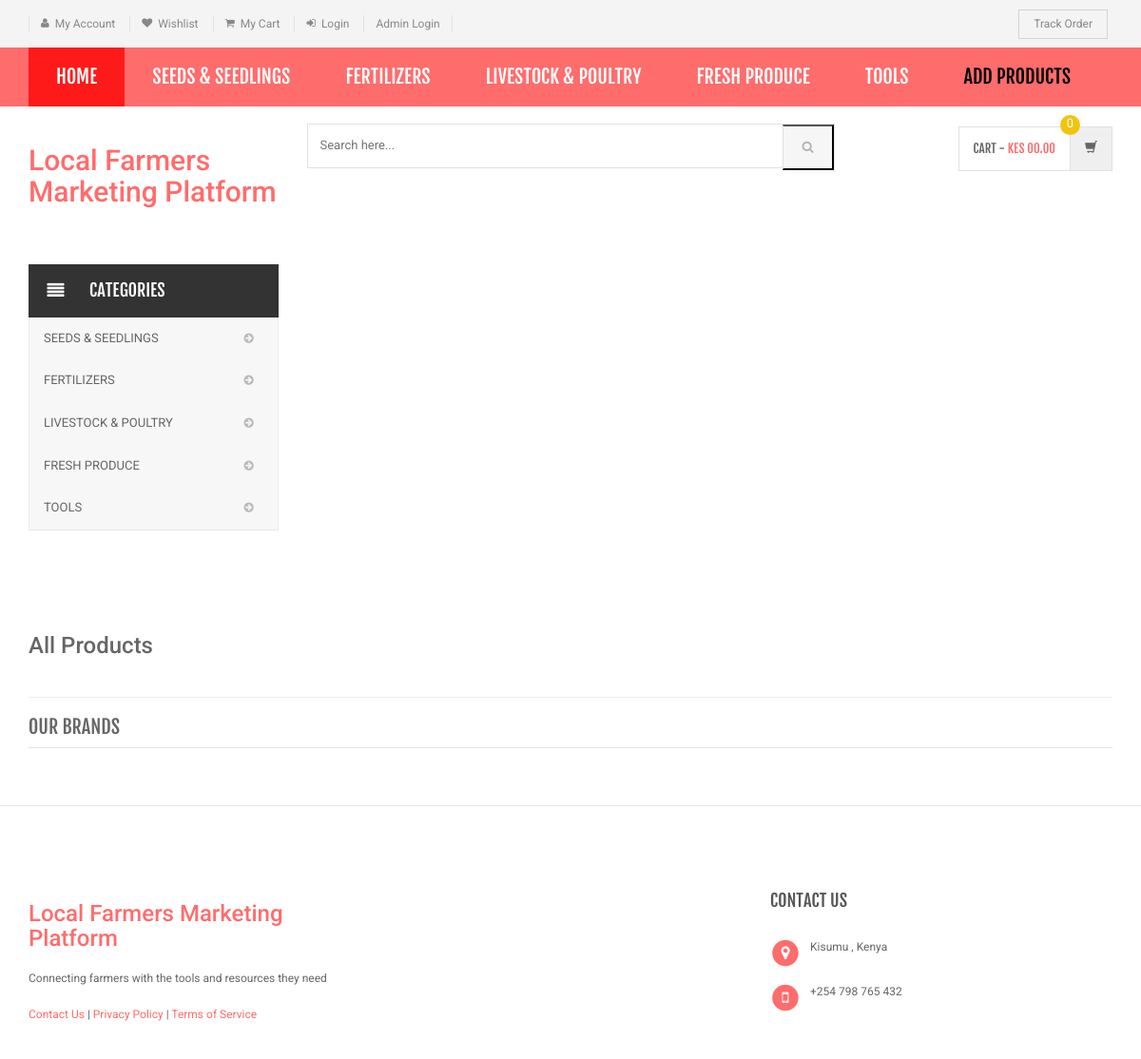
The page / on the database its author committed.
### tables this page shows
CREATE TABLE `category` (
  `id` int(11) NOT NULL,
  `categoryName` varchar(255) DEFAULT NULL,
  `categoryDescription` longtext DEFAULT NULL,
  `creationDate` timestamp NOT NULL DEFAULT current_timestamp(),
  `updationDate` varchar(255) DEFAULT NULL
);

### index.php (the view, shortened to what this page needs)
<?php session_start();
include('includes/config.php');
?>
<!DOCTYPE html>
<html lang="en">
	<head>
	    <link rel="stylesheet" href="assets/css/bootstrap.min.css">
	    <link rel="stylesheet" href="assets/css/main.css">
	    <link rel="stylesheet" href="assets/css/red.css">
	    <link rel="stylesheet" href="assets/css/owl.carousel.css">
		<link rel="stylesheet" href="assets/css/owl.transitions.css">
		<link href="assets/css/lightbox.css" rel="stylesheet">
		<link rel="stylesheet" href="assets/css/animate.min.css">
		<link rel="stylesheet" href="assets/css/rateit.css">
		<link rel="stylesheet" href="assets/css/bootstrap-select.min.css">
		<link rel="stylesheet" href="assets/css/config.css">
		<link href="assets/css/green.css" rel="alternate stylesheet" title="Green color">
		<link href="assets/css/blue.css" rel="alternate stylesheet" title="Blue color">
		<link href="assets/css/red.css" rel="alternate stylesheet" title="Red color">
		<link href="assets/css/orange.css" rel="alternate stylesheet" title="Orange color">
		<link href="assets/css/dark-green.css" rel="alternate stylesheet" title="Darkgreen color">
		<link rel="stylesheet" href="assets/css/font-awesome.min.css">
	</head>
    <body class="cnt-home">
<header class="header-style-1">
<?php include('includes/top-header.php');?>
<?php include('includes/menu-bar.php');?>
<?php include('includes/main-header.php');?>
</header>
<div class="body-content outer-top-xs" id="top-banner-and-menu">
	<div class="container">
		<div class="furniture-container homepage-container">
		<div class="row">
			<div class="col-xs-12 col-sm-12 col-md-3 sidebar">
	<?php include('includes/side-menu.php');?>
			</div>
			<div class="col-xs-12 col-sm-12 col-md-9 homebanner-holder">
<div id="hero" class="homepage-slider3">
</div>
			</div>
		</div>
		<div  >
			<div class="more-info-tab clearfix">
			   <h3 class="new-product-title pull-left">All Products</h3>
			</div>
		</div>
<hr />
<?php include('includes/brands-slider.php');?>
</div>
</div>
<?php include('includes/footer.php');?>
</body>
</html>

### includes/menu-bar.php (shortened to what this page needs)
<div class="header-nav animate-dropdown">
    <div class="container">
        <div class="yamm navbar navbar-default" role="navigation">
            <div class="nav-bg-class">
                <div class="navbar-collapse collapse" id="mc-horizontal-menu-collapse">
	<div class="nav-outer">
		<ul class="nav navbar-nav">
			<li class="active dropdown yamm-fw">
				<a href="index.php" data-hover="dropdown" class="dropdown-toggle">Home</a>
			</li>
              <?php $sql=mysqli_query($con,"select id,categoryName  from category limit 6");
while($row=mysqli_fetch_array($sql))
{
    ?>
			<li class="dropdown yamm">
				<a href="category.php?cid=<?php echo $row['id'];?>"> <?php echo $row['categoryName'];?></a>
			</li>
			<?php } ?>
			<li class="dropdown yamm">
            <li><a href="insert-product.php" style="color:#000"></i>Add Products </a></li>
			</li>
		</ul>
		<div class="clearfix"></div>
	</div>
</div>
            </div>
        </div>
    </div>
</div>

### includes/side-menu.php
<div class="side-menu animate-dropdown outer-bottom-xs">
    <div class="head"><i class="icon fa fa-align-justify fa-fw"></i> Categories</div>
    <nav class="yamm megamenu-horizontal" role="navigation">
        <ul class="nav">
            <li class="dropdown menu-item">
              <?php $sql=mysqli_query($con,"select id,categoryName  from category");
while($row=mysqli_fetch_array($sql))
{
    ?>
                <a href="category.php?cid=<?php echo $row['id'];?>" class="dropdown-toggle"><i class=" "></i>
                <?php echo $row['categoryName'];?></a>
                <?php }?>
</li>
</ul>
    </nav>
</div>

### assets/css/red.css (style rules this page uses)
a { color: #ff6c6c; }
.header-style-1 .header-nav { background: #ff6c6c; }
.cnt-home .header-style-1 .header-nav .navbar .navbar-nav > li.active { background: #ff1a1a; }

### assets/css/lightbox.css (style rules this page uses)
body:after { content: url(../images/close.png) url(../images/loading.gif) url(../images/prev.png) url(../images/next.png); display: none; }

### assets/css/green.css (style rules this page uses)
a { color: #abd07e; }
.header-style-1 .header-nav { background: #abd07e; }
.cnt-home .header-style-1 .header-nav .navbar .navbar-nav > li.active { background: #84b943; }

### assets/css/blue.css (style rules this page uses)
a { color: #3498db; }
.header-style-1 .header-nav { background: #3498db; }
.cnt-home .header-style-1 .header-nav .navbar .navbar-nav > li.active { background: #1d6ca1; }

### assets/css/orange.css (style rules this page uses)
a { color: #f39c12; }
.header-style-1 .header-nav { background: #f39c12; }
.cnt-home .header-style-1 .header-nav .navbar .navbar-nav > li.active { background: #ab6c09; }

### assets/css/dark-green.css (style rules this page uses)
a { color: #12cca7; }
.header-style-1 .header-nav { background: #12cca7; }
.cnt-home .header-style-1 .header-nav .navbar .navbar-nav > li.active { background: #0b816a; }

### rows shown on the page
category: categoryName "SEEDS & SEEDLINGS"
category: categoryName "FERTILIZERS"
category: categoryName "LIVESTOCK & POULTRY"
category: categoryName "FRESH PRODUCE"
category: categoryName "TOOLS"
